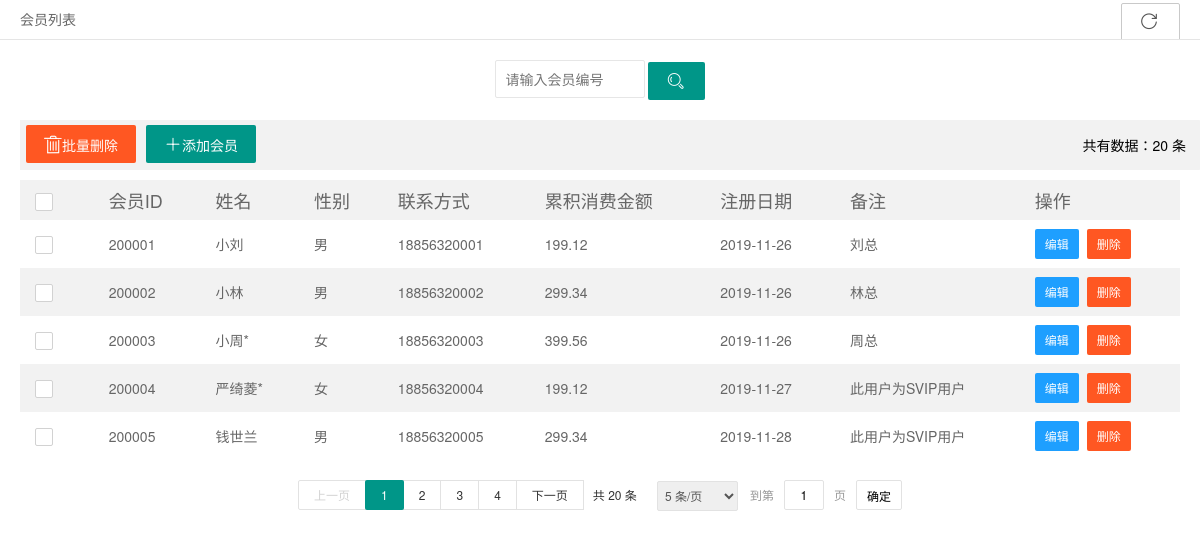
Page /pages/member-list.php on the committed database.
### tables this page shows
CREATE TABLE `tb_member` (
  `memberID` varchar(100) NOT NULL COMMENT '会员编号',
  `memberName` varchar(100) NOT NULL COMMENT '姓名',
  `memberSex` varchar(100) NOT NULL COMMENT '性别',
  `memberPhone` varchar(100) NOT NULL COMMENT '电话',
  `totalSum` float(2) DEFAULT NULL COMMENT '累积消费金额',
  `createDate` date DEFAULT NULL COMMENT '注册日期',
  `note` varchar(1000) DEFAULT NULL COMMENT '备注',
  PRIMARY KEY (`memberID`)
);

### pages/member-list.php (the view, shortened to what this page needs)
<?php
    include '../config/dbcon.php';
    $sql_count = "select count(*) from tb_member;";
    $query_count = mysqli_query($con, $sql_count);
    $count = mysqli_fetch_array($query_count);
    $recordcount = $count[0];
    if(empty($_GET['page'])){
        $page = 1;
        $pagesize = 5;
    }
    else{
        $page = $_GET['page'];
        $pagesize = $_GET['pagesize'];
    }
    $amount=($page-1)*$pagesize;
    $sql = "select * from tb_member limit {$amount},{$pagesize};";
    $query = mysqli_query($con, $sql);
    $rows = mysqli_fetch_all($query,MYSQLI_ASSOC);
?>
<!DOCTYPE html>
<html>
  <head>
    <link rel="stylesheet" href="../css/font.css">
    <link rel="stylesheet" href="../css/xadmin.css">
    <link rel="stylesheet" href="../layui/css/layui.css">
  </head>
  <body class="layui-anim">
    <div class="x-nav">
      <span class="layui-breadcrumb">
        <a><cite>会员列表</cite></a>
      </span>
      <a class="layui-btn layui-btn-primary layui-btn-small" style="line-height:1.6em;margin-top:3px;float:right"
      href="javascript:location.replace(location.href);" title="刷新">
        <i class="layui-icon" style="line-height:1.6em;margin-top:3px;float:right">&#xe669;</i>
      </a>
    </div>
    <div class="x-body">
      <div class="layui-row" style="text-align: center;margin: 0 auto;">
        <form class="layui-form layui-col-md12 x-so" action="action-search.php" method="post">
          <input type="text" name="memberID"  placeholder="请输入会员编号" required lay-verify="number|memberID"
          autocomplete="off" class="layui-input">
          <button class="layui-btn"  lay-submit="" name ='member-search' lay-filter="sreach-member-id">
            <i class="layui-icon">&#xe615;</i>
          </button>
        </form>
      </div>
      <xblock style="float: left;width: 100%;line-height:40px">
          <form id = "delAll" action = 'action-delete.php' method= "post">
          <button class="layui-btn layui-btn-danger" name='memberSet-delete' onclick = 'delAll()'
                  style="float: left;margin-right: 10px">
            <i class="iconfont">&#xe69d;</i>批量删除
          </button>
        </form>
        <span>
        <button class="layui-btn" onclick="x_admin_show('添加会员','member-add.php',800,600)"
                style="float: left;">
          <i class="iconfont">&#xe6b9;</i>添加会员
        </button>
        </span>
        <span style="float: right;line-height:40px">共有数据：<?php echo $recordcount;?> 条</span>
      </xblock>
      <table class="layui-table" lay-filter="demo" lay-even lay-skin="nob">
        <thead>
          <tr>
            <th>
              <div class="layui-unselect header layui-form-checkbox" lay-skin="primary">
                <i class="layui-icon">&#xe605;</i>
              </div>
            </th>
            <th style="font-size: 18px">会员ID</th>
            <th style="font-size: 18px">姓名</th>
            <th style="font-size: 18px">性别</th>
            <th style="font-size: 18px">联系方式</th>
            <th style="font-size: 18px">累积消费金额</th>
            <th style="font-size: 18px">注册日期</th>
            <th style="font-size: 18px">备注</th>
            <th style="font-size: 18px">操作</th>
          </tr>
        </thead>
        <tbody>
          <?php foreach ($rows as $row){ $str="";?>
          <tr>
            <td>
              <div class="layui-unselect layui-form-checkbox" lay-skin="primary"
                   data-id= "<?php echo htmlspecialchars($row['memberID']);?>" >
                <i class="layui-icon">&#xe605;</i>
              </div>
            </td>
            <td><?php $str.="&0=".$row['memberID'];echo htmlspecialchars($row['memberID']);?></td>
            <td><?php $str.="&1=".$row['memberName'];echo htmlspecialchars($row['memberName']);?></td>
            <td><?php $str.="&2=".$row['memberSex'];echo htmlspecialchars($row['memberSex']);?></td>
            <td><?php $str.="&3=".$row['memberPhone'];echo htmlspecialchars($row['memberPhone']);?></td>
            <td><?php $str.="&4=".$row['totalSum'];echo htmlspecialchars($row['totalSum']);?></td>
            <td><?php $str.="&5=".$row['createDate'];echo htmlspecialchars($row['createDate']);?></td>
            <td><?php $str.="&6=".$row['note'];echo htmlspecialchars($row['note']);?></td>
            <td class="td-manage">
              <a title="编辑" class="layui-btn layui-btn-sm layui-btn-normal" href="javascript:;"
                 onclick="x_admin_show('编辑商品','member-edit.php?<?php echo $str;?>',800,600)"
                 style="float: left;">
                编辑
              </a>
              <a style="float: left;margin-left: 8px;" href="javascript:;">
              <form action="action-delete.php" method="post">
                   <button class="layui-btn layui-btn-sm layui-btn-danger" name="member-delete">删除</button>
              </form>
              </a>
            </td>
          </tr>
          <?php }?>
        </tbody>
      </table>
    </div>
    <div id="member-page" style="text-align: center;margin-top: -20px;"></div>
  </body>
</html>

### css/xadmin.css (style rules this page uses)
* { margin: 0px; padding: 0px; font-family: "microsoft yahei","Helvetica Neue", Helvetica, Arial, sans-serif; }
a { text-decoration: none; }
html { width: 100%; height: 100%; overflow-x:hidden; overflow-y:auto; }
body { width: 100%; min-height: 100%; }
.x-body { padding: 20px; }
.x-nav { padding: 0 20px; position: relative; z-index: 99; border-bottom: 1px solid #e5e5e5; line-height: 39px; height: 39px; overflow: hidden; }
xblock { display: block; margin-bottom: 10px; padding: 5px ; padding-left:6px; padding-right:15px; line-height: 22px; border-radius: 0 2px 2px 0; background-color: #f2f2f2; }
.x-so { margin-bottom: 20px; }
.x-so input.layui-input { width: 150px; }
.x-so input.layui-input,.x-so input.layui-btn { display: inline-block; }
table th, table td { word-break: break-all; }

### rows in the picture
tb_member: memberID "200001", memberName "小刘", memberSex "男", memberPhone "18856320001", totalSum "199.12", createDate "2019-11-26", note "刘总"
tb_member: memberID "200002", memberName "小林", memberSex "男", memberPhone "18856320002", totalSum "299.34", createDate "2019-11-26", note "林总"
tb_member: memberID "200003", memberName "小周*", memberSex "女", memberPhone "18856320003", totalSum "399.56", createDate "2019-11-26", note "周总"
tb_member: memberID "200004", memberName "严绮菱*", memberSex "女", memberPhone "18856320004", totalSum "199.12", createDate "2019-11-27", note "此用户为SVIP用户"
tb_member: memberID "200005", memberName "钱世兰", memberSex "男", memberPhone "18856320005", totalSum "299.34", createDate "2019-11-28", note "此用户为SVIP用户"

### other values in the picture
$recordcount "20"
